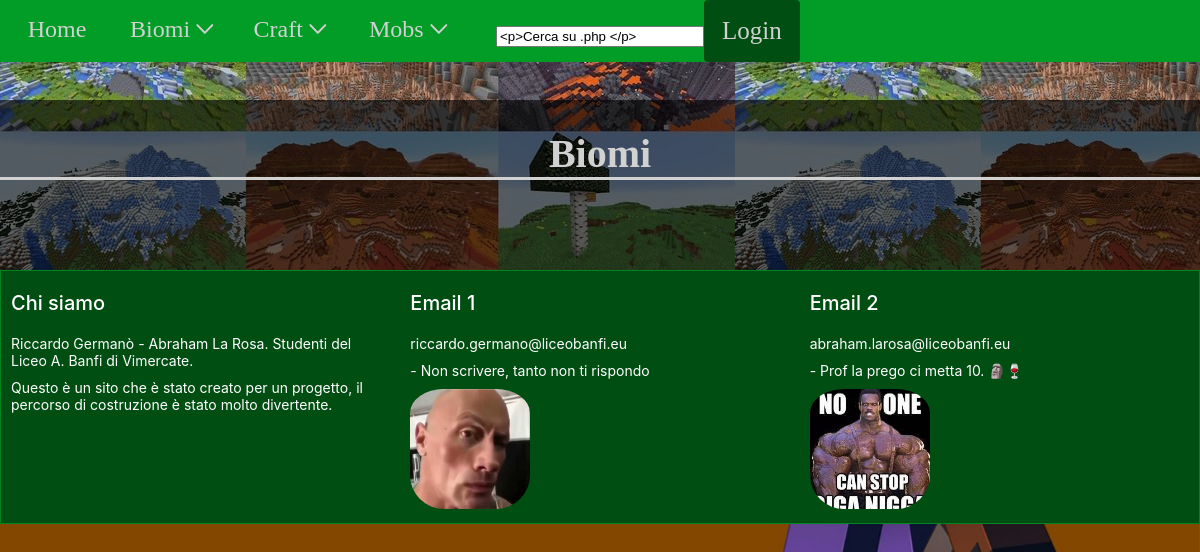
The page /pagine/biomi.php on the database as committed earlier.
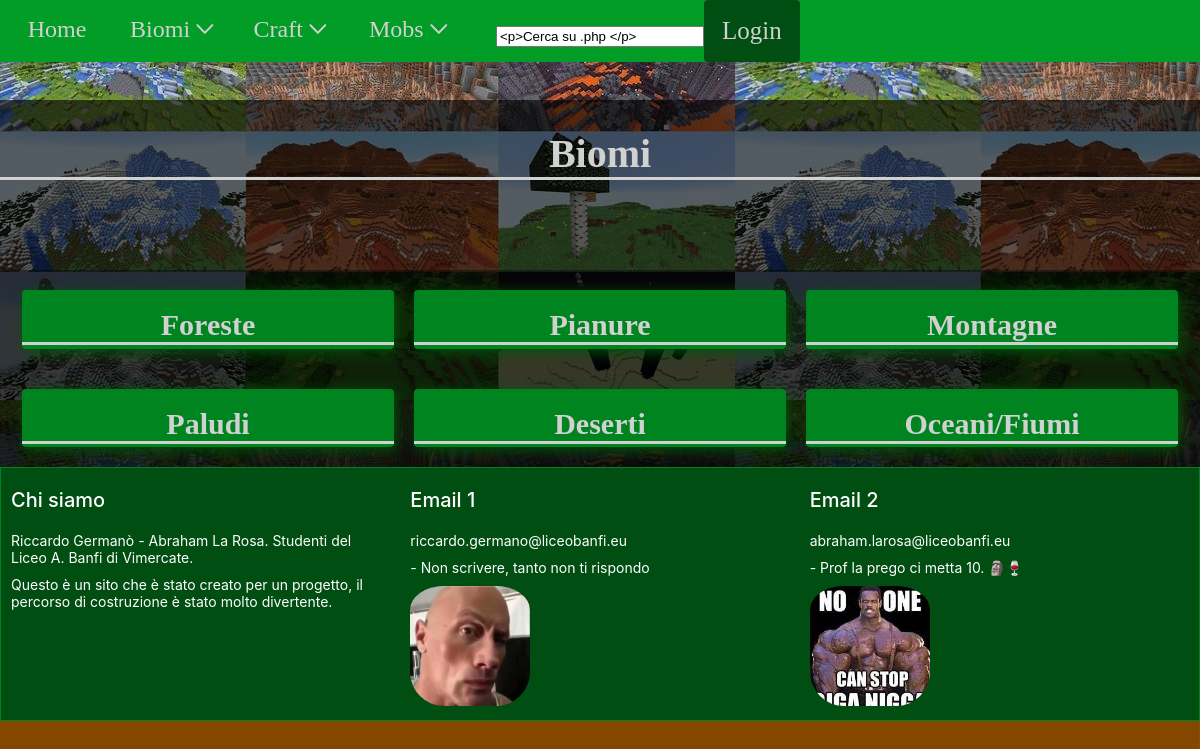
The same page on the database as committed later.
### tables this page shows
CREATE TABLE IF NOT EXISTS `biomi` (
  `cod_bioma` int(11) NOT NULL AUTO_INCREMENT,
  `categoria` char(50) NOT NULL,
  `bioma_1` char(50) NOT NULL,
  `bioma_2` char(50) DEFAULT NULL,
  `bioma_3` char(50) DEFAULT NULL,
  `bioma_4` char(50) DEFAULT NULL,
  `bioma_5` char(50) DEFAULT NULL,
  `bioma_6` char(50) DEFAULT NULL,
  `bioma_7` char(50) DEFAULT NULL,
  `bioma_8` char(50) DEFAULT NULL,
  `descrizione_1` longtext NOT NULL,
  `descrizione_2` longtext DEFAULT NULL,
  `descrizione_3` longtext DEFAULT NULL,
  `descrizione_4` longtext DEFAULT NULL,
  `descrizione_5` longtext DEFAULT NULL,
  `descrizione_6` longtext DEFAULT NULL,
  `descrizione_7` longtext DEFAULT NULL,
  `descrizione_8` longtext DEFAULT NULL,
  `immagine_1` char(50) NOT NULL,
  `immagine_2` char(50) DEFAULT NULL,
  `immagine_3` char(50) DEFAULT NULL,
  `immagine_4` char(50) DEFAULT NULL,
  `immagine_5` char(50) DEFAULT NULL,
  `immagine_6` char(50) DEFAULT NULL,
  `immagine_7` char(50) DEFAULT NULL,
  `immagine_8` char(50) DEFAULT NULL,
  `background` char(50) NOT NULL,
  PRIMARY KEY (`cod_bioma`)
);

### pagine/biomi.php (the view, shortened to what this page needs)
<!DOCTYPE html>
<html>
    <head>
        <link rel="stylesheet" href="../style.css">
    </head>
    <body>
        <div class="cover">
            <div class="cover__content">
                <header>
                    <?php
                        require("nav.php")
                    ?>
                </header>
                <main>
                    <div class="container" id="biomi">
                        <?php
                            require("../data/connessione_db.php");
                            $myquery = "SELECT categoria, background
                                        FROM biomi";
                            $ris = $conn->query($myquery) or die("<p>Query fallita:".$conn->connect_error."</p>");
                            echo "<div class='copertura'><h2 class='Grande_Titolo' id='Foreste'>Biomi</h2><div class='container__container' >";
                                foreach($ris as $riga){
                                    $categoria = $riga["categoria"];
                                    $background = $riga["background"];
                                    echo '<a href="" class="biomi__card">
                                        <img src="../immagini/'.$background.'" alt=""  class="biomi__card__img">
                                        <h2>'.$categoria.'</h2>
                                        </a>';
                                }
                            echo "</div></div>";
                        ?>
                    </div>
                </main>
                <footer class="footer">
                    <div class="grid" id="contatti">
                        <div class="footer__column">
                            <h3>Chi siamo</h3>
                            <p >Riccardo Germanò - Abraham La Rosa.
                                Studenti del Liceo A. Banfi di Vimercate.
                            </p>
                            <p >
                                Questo è un sito che è stato creato per un progetto, il percorso di costruzione è stato molto divertente.
                            </p>
                        </div>
                        <div class="footer__column">
                            <h3 >Email 1</h3>
                            <p >riccardo.germano@liceobanfi.eu</p>
                            <p >
                                - Non scrivere, tanto non ti rispondo
                            </p>
                            <a href="https://github.com/Furoooo">
                                <img src="../immagini/thecock.jfif" alt="">
                            </a>
                        </div>
                        <div class="footer__column">
                            <h3 >
                                Email 2
                            </h3>
                            <p >abraham.larosa@liceobanfi.eu</p>
                            <p>
                                - Prof la prego ci metta 10. 🗿🍷
                            </p>
                            <a href="https://github.com/G1gg4N1qq4">
                                <img src="../immagini/giganigga.jfif" alt="">
                            </a>
                        </div>
                    </div>
                </footer>
            </div>
        </div>
    </body>
        <link rel="stylesheet" href="https://cdnjs.cloudflare.com/ajax/libs/flickity/3.0.0/flickity.min.css" />
</html>

### pagine/nav.php (shortened to what this page needs)
<?php
    $nomepagina = __FILE__;
    $nomepagina = substr($nomepagina, -4,5)
?>
<div class="group">
    <div class="Global__header">
        <ul class="Global__header__menu">
            <li class="Global__header__menu__item">
                <a href="../index.php"> Home </a>
            </li>
            <li class="Global__header__menu__item Tendina">
                <a href="../pagine/biomi.php" class="main_page_link">
                    Biomi<img src="../immagini/freccia sborbus.png" alt="" class="freccia_tendina" style="--i:6;">
                </a>
            </li>
            <li class="Global__header__menu__item Tendina">
                <a href="../pagine/craft.php" class="main_page_link"> Craft<img src="../immagini/freccia sborbus.png" alt="" class="freccia_tendina" style="--i:6;">
                </a>
            </li>
            <li class="Global__header__menu__item Tendina" >
                <a href="../pagine/mobs.php" class="main_page_link">Mobs<img src="../immagini/freccia sborbus.png" alt="" class="freccia_tendina" style="--i:6;">
                </a>
            </li>
        </ul>
        <h1 id="Global__header__logo">
            <form action="" method="get">
                <input type="search" name="Seaarch" id="" value='<?php echo "<p>Cerca su ".$nomepagina." </p>"?>'>
            </form>
        </h1>
        <?php
            if(isset($_SESSION["user"])){
                echo "<ul class='UserInterface'>
                <li class='UserInterface__menu__item' id='home'>
                    <a href='../index.php'> MyMods </a>
                </li>
                <li class='UserInterface__menu__item' id='home'>
                    <a href='../index.php'> MyData </a>
                </li>
                <div class='cta'>
                    <div class='small_text'>
                        <a href='logout.php' class='button'>Logout</a>
                    </div>
                </div></ul>";
            }
            else{
                echo '<div class="cta">
                        <div class="small_text">
                            <a href="login.php" class="button">Login</a>
                        </div>
                    </div>';
            }
        ?>
    </div>
</div>

### style.css (style rules this page uses)
body, html { padding: 0;margin: 0; height: 100%; }
body { background: #eeeeee; }
body { margin-top: 0 !important; }
main { background: #019d25; width: 100%; }
.container { padding: 0px; padding-top: 100px; background: #000; position: relative; }
a { text-decoration: none; }
* { box-sizing: border-box; }
.small_text { font-family: 'Inter', sans-serif;font-size: 14px;color:#fff }
h1 { color: #000; margin: 0%; height: auto; width: 100%; font-family: "MinecraftCaps"; font-size: 45px; }
h2 { color: rgb(209, 209, 209); border-bottom: 3px solid rgb(209, 209, 209); margin: 0% 1% 1% 0%; text-align: center; height: auto; width: 100%; font-family: "MinecraftBold"; font-size: 30px; }
p { color: rgb(209, 209, 209); margin: 0%; height: auto; width: 100%; font-family: "MinecraftRegular"; font-size: 22px; }
.Grande_Titolo { font-size: 40px;padding: 20px 0px 0px 0px; width: 100%; }
.container__container { height: 100%; background:#0000006a; display: flex; flex-wrap: wrap; justify-content: center; }
#Foreste, #Pianure, #Montagne, #Paludi, #Deserti, #Oceani { margin-bottom: 90px; }
#Foreste { padding-top: 30px; }
.footer { background:#004e12;border: 1px solid #00841f;width: 100%; text-align: center; }
.footer p { color: #ffffff;font-family: 'Inter', sans-serif;font-size: 14px;color:#fff }
.footer h3 { font-family: 'Inter', sans-serif;font-size: 20px;color:#fff; font-weight: 500; }
header { position: absolute; top: 0; right: 0; left: 0; z-index: 1; }
main { z-index: 0; }
.Global__header { background: #019d26; width: 100%; display: none; position: relative; top: 0; right: 0; left: 0; display: flex; }
.Global__header a { color: rgb(209, 209, 209); font-size: 25px; font-family: "MinecraftRegular"; text-align: center; }
.Global__header__menu { width: 41.33333333333333333333333%; list-style: none; }
.Global__header__menu li { display: inline-block; padding: 0% 1.5%; }
#Global__header__logo { width: 17.33333333333333333333333%; text-align: center; }
.cover { z-index: 0; }
.cover { position: relative; background: #00841f; }
.cover__content { position: absolute; width: 100%; }
.login__content table, tr,td, input { width: 100%; }
.grid { display: flex; width: 100%; }
.footer__column { width: 33.3334%; text-align: start; padding: 10px; }
.footer__column { position: relative; transition: 0.2s; transition-timing-function: ease-in; }
.footer__column p { padding-top: 10px; }
.footer__column h3, .footer__column p { transition: 1s; transition-timing-function: ease-in; }
.footer__column h3 { margin-bottom: 10px; margin-top: 10px; }
.footer__column img { position: absolute; top: 3vh; right: 4vh; border-radius: 10px; width: 5vw; height: auto; }
.cta { margin: auto; margin-right: 0; margin-left: 0; width: auto; text-align: end; }
.button { padding: 17px 18px 17px 18px; background-color: #004e12;display: inline-block; border-radius: 4px; font-family: 'Inter', sans-serif;font-size: 25px;color:#fff; }
#biomi { background: url(immagini/background_biomi.jpg); }
.biomi__card { margin: 20px 10px; margin-bottom: 20px; width: 31%; height: auto; border: 1px white; box-shadow: 3px 3px 15px #005508; background:#00841f; border-radius: 4px; }
.copertura { background-color: rgba(0, 0, 0, 0.616); }
.freccia_tendina { width: 30px; height: auto; }
.freccia_tendina::after { transition-delay:calc(120ms * var(--i)); }
.Tendina { position: relative; }
@media (min-width: 768px) and (max-width: 1366px) { .Global__header { position: fixed; } }
@media (min-width: 768px) and (max-width: 1366px) { .Global__header__menu { padding-left: 0; } }
@media (min-width: 768px) and (max-width: 1366px) { .Global__header__menu__item { width: 23%; text-align: center; } }
@media (min-width: 768px) and (max-width: 1366px) { .Global__header__menu li > a { font-size: 2vw; } }
@media (min-width: 768px) and (max-width: 1366px) { .freccia_tendina { width: 2.5vw; } }
@media (min-width: 768px) and (max-width: 1366px) { .footer__column img { position: static; padding-top: 10px; top: 6vh; right: 6vh; border-radius: 34px; width: 10vw; height: auto; } }
.group:after { content: ""; display: table; clear: both; }
*, *:before, *:after { -webkit-box-sizing: border-box; -moz-box-sizing: border-box; box-sizing: border-box; }

Rows that differ between the two databases and show on the page:
added biomi: categoria "Foreste"
added biomi: categoria "Pianure"
added biomi: categoria "Montagne"
added biomi: categoria "Paludi"
added biomi: categoria "Deserti"
added biomi: categoria "Oceani/Fiumi"
